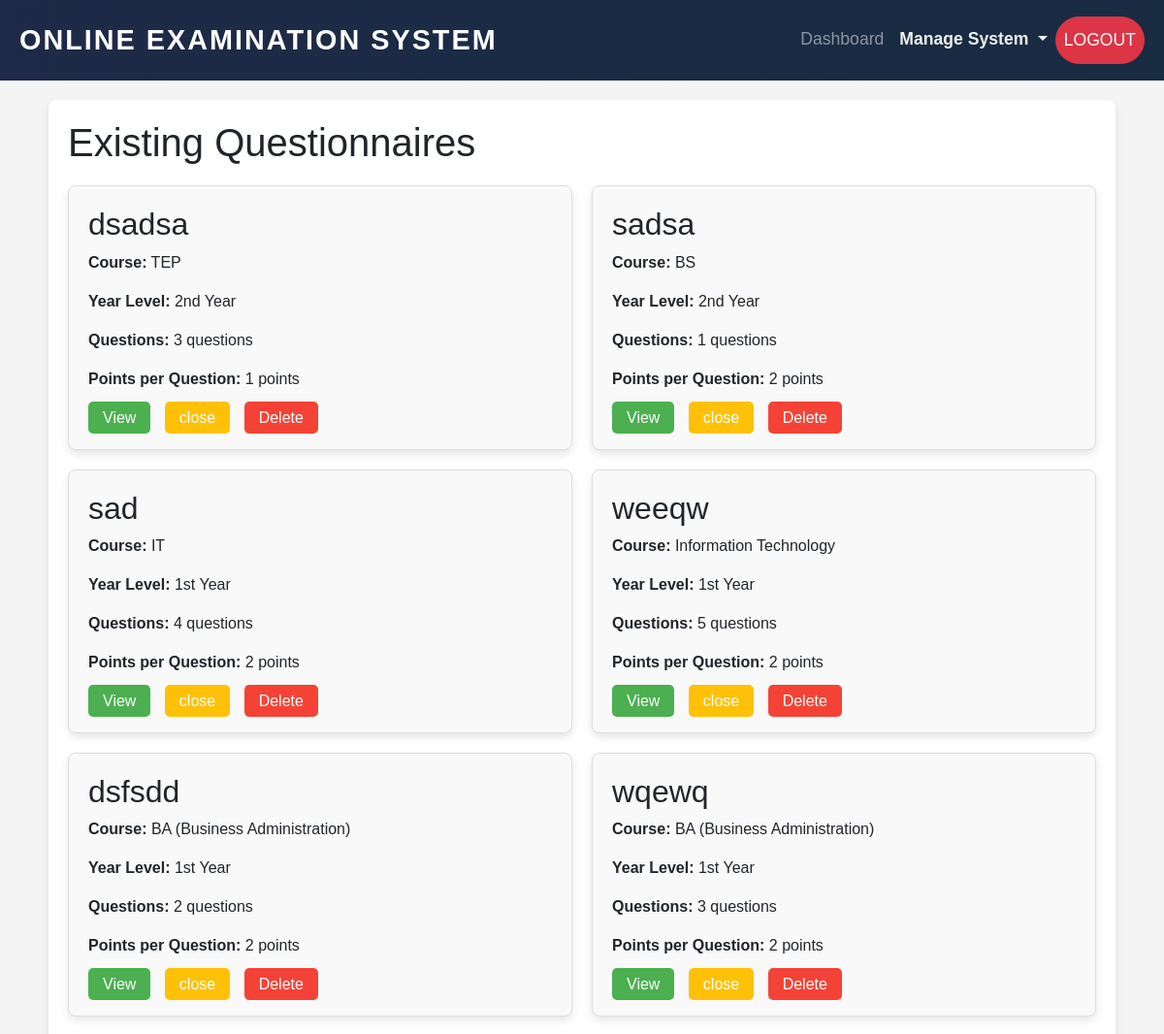
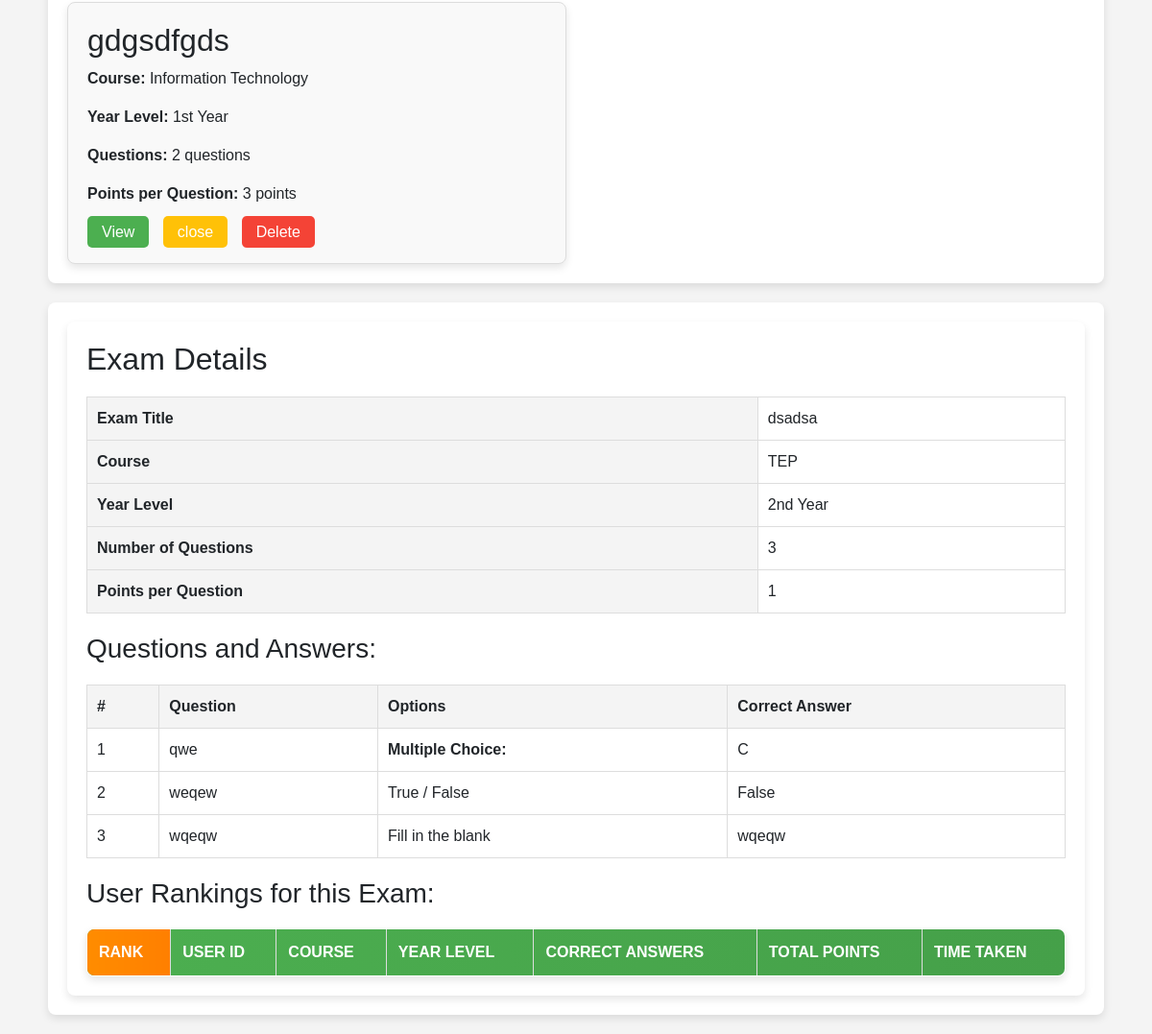
The app's page /pageexam.php?view_exam_id=14 with its own data (2 pictures, top to bottom).
### tables this page shows
CREATE TABLE `exam_meta` (
  `id` int(11) NOT NULL,
  `exam_title` varchar(255) NOT NULL,
  `course` varchar(50) NOT NULL,
  `points_per_question` int(11) NOT NULL,
  `year_level` varchar(50) NOT NULL,
  `num_questions` int(11) NOT NULL,
  `created_at` timestamp NOT NULL DEFAULT current_timestamp()
);

CREATE TABLE `exam_questions` (
  `id` int(11) NOT NULL,
  `exam_id` int(11) NOT NULL,
  `question_text` text NOT NULL,
  `question_type` enum('mcq','tf','fill') NOT NULL,
  `options` text DEFAULT NULL,
  `correct_answer` varchar(255) NOT NULL,
  `created_at` timestamp NOT NULL DEFAULT current_timestamp()
);

### pageexam.php (the view, shortened to what this page needs)
<?php
require_once 'config.php';
$sql = "SELECT * FROM exam_meta";
$stmt = $pdo->prepare($sql);
$stmt->execute();
$exams = $stmt->fetchAll(PDO::FETCH_ASSOC);
if (isset($_GET['view_exam_id'])) {
    $exam_id = $_GET['view_exam_id'];
    $view_sql = "SELECT * FROM exam_meta WHERE id = :exam_id";
    $view_stmt = $pdo->prepare($view_sql);
    $view_stmt->bindParam(':exam_id', $exam_id, PDO::PARAM_INT);
    $view_stmt->execute();
    $exam_details = $view_stmt->fetch(PDO::FETCH_ASSOC);
    $questions_sql = "SELECT * FROM exam_questions WHERE exam_id = :exam_id";
    $questions_stmt = $pdo->prepare($questions_sql);
    $questions_stmt->bindParam(':exam_id', $exam_id, PDO::PARAM_INT);
    $questions_stmt->execute();
    $questions = $questions_stmt->fetchAll(PDO::FETCH_ASSOC);
}
?>
<!DOCTYPE html>
<html lang="en">
<head>
    <link rel="stylesheet" href="https://stackpath.bootstrapcdn.com/bootstrap/4.5.2/css/bootstrap.min.css">
    <link rel="stylesheet" href="pageexam.css">
    <link rel="stylesheet" href="navigation.css">
</head>
<body>
<nav class="navbar navbar-expand-lg navbar-dark bg-dark">
    <a class="navbar-brand" href="admin_dashboard.php">Online Examination System</a>
    <div class="collapse navbar-collapse" id="navbarNav">
        <ul class="navbar-nav ml-auto">
            <li class="nav-item">
                <a class="nav-link" href="admin_dashboard.php">Dashboard</a>
            </li>
            <li class="nav-item dropdown">
                <a class="nav-link dropdown-toggle" href="#" id="manageSystemDropdown" role="button" data-toggle="dropdown" aria-haspopup="true" aria-expanded="false">
                    Manage System
                </a>
            </li>
            <li class="nav-item">
                <a class="nav-link btn btn-danger text-white" href="logout.php">Logout</a>
            </li>
        </ul>
    </div>
</nav>
<div class="container">
    <div class="left-container">
        <h1>Existing Questionnaires</h1>
        <?php if (empty($exams)): ?>
            <p>No exams found.</p>
        <?php else: ?>
            <div class="exam-list">
                <?php foreach ($exams as $exam): ?>
                    <div class="exam-item">
                        <h2><?= htmlspecialchars($exam['exam_title']); ?></h2>
                        <p><strong>Course:</strong> <?= htmlspecialchars($exam['course']); ?></p>
                        <p><strong>Year Level:</strong> <?= htmlspecialchars($exam['year_level']); ?></p>
                        <p><strong>Questions:</strong> <?= htmlspecialchars($exam['num_questions']); ?> questions</p>
                        <p><strong>Points per Question:</strong> <?= htmlspecialchars($exam['points_per_question']); ?> points</p>
                        <div class="exam-actions">
<a href="pageexam.php?view_exam_id=<?= $exam['id']; ?>#rank-table" class="view-btn">View</a>
                            <a href="pageexam.php?modify_exam_id=<?= $exam['id']; ?>" class="modify-btn">close</a>
                            <a href="pageexam.php?delete_exam_id=<?= $exam['id']; ?>" class="delete-btn" onclick="return confirm('Are you sure you want to delete this exam?')">Delete</a>
                        </div>
                    </div>
                <?php endforeach; ?>
            </div>
        <?php endif; ?>
    </div>
    <div class="right-container">
        <?php if (isset($exam_details)): ?>
            <div class="view-exam-container">
                <h2>Exam Details</h2>
                <table class="exam-details-table">
                    <tr>
                        <th>Exam Title</th>
                        <td><?= htmlspecialchars($exam_details['exam_title']); ?></td>
                    </tr>
                    <tr>
                        <th>Course</th>
                        <td><?= htmlspecialchars($exam_details['course']); ?></td>
                    </tr>
                    <tr>
                        <th>Year Level</th>
                        <td><?= htmlspecialchars($exam_details['year_level']); ?></td>
                    </tr>
                    <tr>
                        <th>Number of Questions</th>
                        <td><?= htmlspecialchars($exam_details['num_questions']); ?></td>
                    </tr>
                    <tr>
                        <th>Points per Question</th>
                        <td><?= htmlspecialchars($exam_details['points_per_question']); ?></td>
                    </tr>
                </table>
                <h3>Questions and Answers:</h3>
                <table class="exam-questions-table">
                    <thead>
                        <tr>
                            <th>#</th>
                            <th>Question</th>
                            <th>Options</th>
                            <th>Correct Answer</th>
                        </tr>
                    </thead>
                    <tbody>
                        <?php foreach ($questions as $index => $question): ?>
                            <tr>
                                <td><?= $index + 1; ?></td>
                                <td><?= htmlspecialchars($question['question_text']); ?></td>
                                <td>
                                    <?php if ($question['question_type'] == 'mcq'): ?>
                                        <strong>Multiple Choice:</strong>
                                    <?php elseif ($question['question_type'] == 'tf'): ?>
                                        True / False
                                    <?php elseif ($question['question_type'] == 'fill'): ?>
                                        Fill in the blank
                                    <?php endif; ?>
                                </td>
                                <td><?= htmlspecialchars($question['correct_answer']); ?></td>
                            </tr>
                        <?php endforeach; ?>
                    </tbody>
                </table>
                <h3>User Rankings for this Exam:</h3>
<table class="rank-table" id="rank-table">
    <thead>
        <tr>
            <th>Rank</th>
            <th>User ID</th>
            <th>Course</th>
            <th>Year Level</th>
            <th>Correct Answers</th>
            <th>Total Points</th>
            <th>Time Taken</th>
        </tr>
    </thead>
</table>
            </div>
        <?php endif; ?>
    </div>
</div>
</body>
</html>

### pageexam.css (style rules this page uses)
body { font-family: Arial, sans-serif; margin: 0; padding: 0; background-color: #f4f4f4; }
.navbar { background-color: #333; color: white; padding: 10px 0; text-align: center; }
.container { display: flex; flex-wrap: wrap; padding: 20px; gap: 20px; }
.left-container, .right-container { flex: 1 1 45%; background-color: #fff; padding: 20px; border-radius: 8px; box-shadow: 0 4px 8px rgba(0, 0, 0, 0.1); }
.exam-list { display: flex; flex-direction: column; gap: 15px; }
.exam-item { padding: 15px; border: 1px solid #ddd; border-radius: 8px; background-color: #f9f9f9; }
.exam-actions a { padding: 8px 15px; margin-right: 10px; text-decoration: none; color: white; border-radius: 5px; }
.view-btn { background-color: #4CAF50; }
.modify-btn { background-color: #FFC107; }
.delete-btn { background-color: #F44336; }
.view-exam-container { padding: 20px; background-color: #fff; border-radius: 8px; box-shadow: 0 4px 8px rgba(0, 0, 0, 0.1); }
.exam-details-table { width: 100%; border-collapse: collapse; margin-top: 20px; margin-bottom: 20px; }
.exam-details-table th, .exam-details-table td { padding: 10px; text-align: left; border: 1px solid #ddd; }
.exam-details-table th { background-color: #f4f4f4; font-weight: bold; }
.exam-details-table td { background-color: #fff; }
.exam-questions-table { width: 100%; border-collapse: collapse; margin-top: 20px; margin-bottom: 20px; }
.exam-questions-table th, .exam-questions-table td { padding: 10px; text-align: left; border: 1px solid #ddd; }
.exam-questions-table th { background-color: #f4f4f4; font-weight: bold; }
.exam-questions-table td { background-color: #fff; vertical-align: top; }
.navbar { background-color: #333; padding: 10px; display: flex; justify-content: space-between; align-items: center; }

### navigation.css (style rules this page uses)
.navbar { background: linear-gradient(90deg, #1e2a47, #182c42); padding: 15px 20px; }
.navbar-brand { font-size: 1.8rem; color: #fff !important; text-transform: uppercase; font-weight: bold; letter-spacing: 2px; }
.navbar-nav .nav-link { font-size: 1.1rem; color: #f0f0f0; padding: 10px 15px; text-transform: capitalize; transition: all 0.3s ease; }
.nav-item.dropdown .nav-link { color: #f0f0f0; font-weight: 600; }
.navbar-nav .btn-danger { font-size: 1.1rem; padding: 10px 20px; text-transform: uppercase; border-radius: 30px; transition: background-color 0.3s ease, transform 0.3s ease; }

### pageexam.php (style rules this page uses)
.rank-table { width: 100%; border-collapse: collapse; margin-top: 20px; box-shadow: 0 4px 8px rgba(0, 0, 0, 0.1); border-radius: 8px; overflow: hidden; }
.rank-table thead { background-color: #4CAF50; color: white; }
.rank-table th, .rank-table td { padding: 12px; text-align: left; font-size: 16px; }
.rank-table th { font-weight: bold; text-transform: uppercase; }
.rank-table thead { background: linear-gradient(90deg, #4CAF50, #45a049); }
.rank-table td:first-child, .rank-table th:first-child { background: linear-gradient(90deg, #ff8c00, #ff7f00); color: white; font-weight: bold; }
html { scroll-behavior: smooth; }
.rank-table { border: 1px solid #ddd; border-radius: 8px; overflow: hidden; }
.rank-table td, .rank-table th { border: 1px solid #ddd; }
.exam-list { display: grid; grid-template-columns: repeat(2, 1fr); gap: 20px; margin-top: 20px; }
.exam-item { background-color: #f9f9f9; padding: 20px; border-radius: 8px; box-shadow: 0 4px 8px rgba(0, 0, 0, 0.1); transition: transform 0.3s ease; }

### records on screen
exam_meta: exam_title "dsadsa", course "TEP", year_level "2nd Year", num_questions "3", points_per_question "1"
exam_meta: exam_title "sadsa", course "BS", year_level "2nd Year", num_questions "1", points_per_question "2"
exam_meta: exam_title "sad", course "IT", year_level "1st Year", num_questions "4", points_per_question "2"
exam_meta: exam_title "weeqw", course "Information Technology", year_level "1st Year", num_questions "5", points_per_question "2"
exam_meta: exam_title "dsfsdd", course "BA (Business Administration)", year_level "1st Year", num_questions "2", points_per_question "2"
exam_meta: exam_title "wqewq", course "BA (Business Administration)", year_level "1st Year", num_questions "3", points_per_question "2"
exam_meta: exam_title "gdgsdfgds", course "Information Technology", year_level "1st Year", num_questions "2", points_per_question "3"
exam_questions: question_text "qwe", shows "Multiple Choice:", correct_answer "C"
exam_questions: question_text "weqew", question_type "True / False", correct_answer "False"
exam_questions: question_text "wqeqw", question_type "Fill in the blank", correct_answer "wqeqw"
